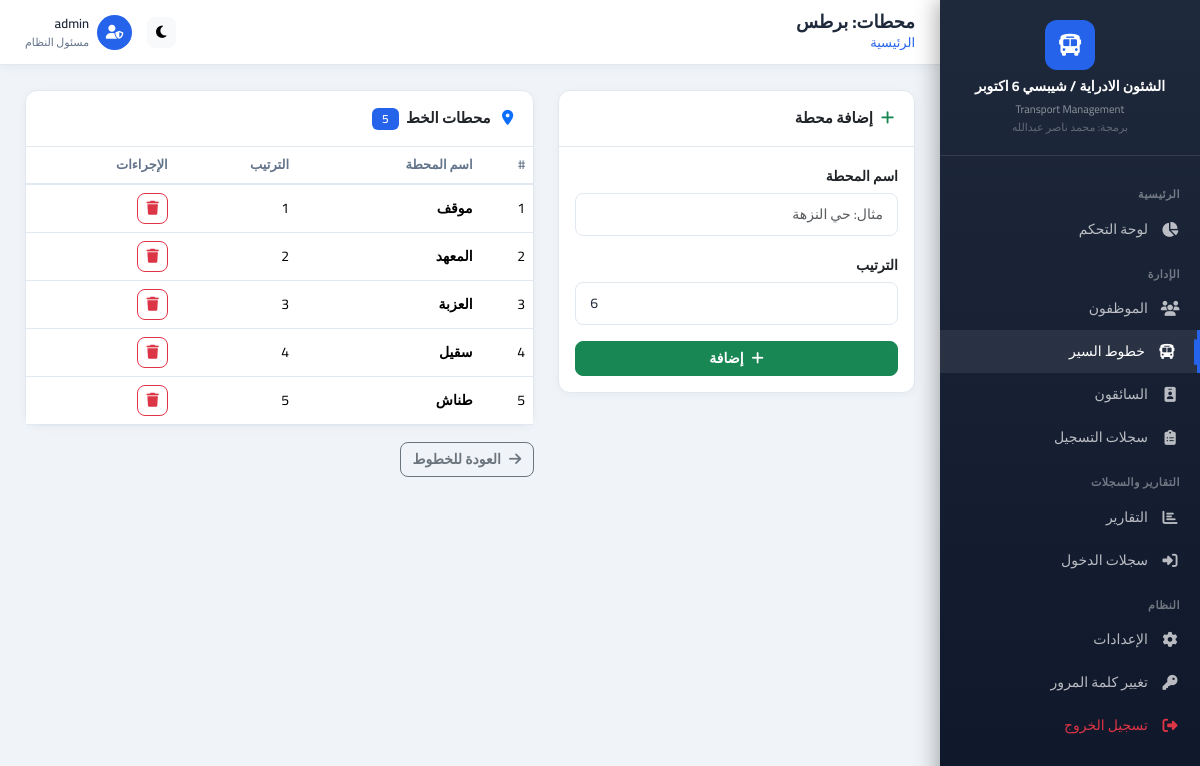
The page /admin/buses/2/stations (signed in) on the database its author committed.
### app/models/__init__.py (models this page shows, shortened)
class Settings(db.Model):
    __tablename__ = 'settings'
    id = db.Column(db.Integer, primary_key=True)
    key = db.Column(db.String(100), unique=True, nullable=False)
    value = db.Column(db.Text)
    updated_at = db.Column(db.DateTime, default=datetime.now, onupdate=datetime.now)
    @classmethod
    def get(cls, key, default=None):
        setting = cls.query.filter_by(key=key).first()
        return setting.value if setting else default

class Bus(db.Model):
    __tablename__ = 'buses'
    id = db.Column(db.Integer, primary_key=True)
    name = db.Column(db.String(100), nullable=False)
    total_seats = db.Column(db.Integer, default=50)
    is_active = db.Column(db.Boolean, default=True)
    is_available = db.Column(db.Boolean, default=True)
    driver_id = db.Column(db.Integer, db.ForeignKey('drivers.id'), nullable=True)
    backup_driver_id = db.Column(db.Integer, db.ForeignKey('drivers.id'), nullable=True)
    backup_bus_id = db.Column(db.Integer, db.ForeignKey('buses.id'), nullable=True)
    created_at = db.Column(db.DateTime, default=datetime.now)
    stations = db.relationship('Station', backref='bus', lazy='dynamic', cascade='all, delete-orphan')
    registrations = db.relationship('Registration', backref='bus', lazy='dynamic')
    backup_bus = db.relationship('Bus', remote_side='Bus.id', backref='primary_buses', foreign_keys=[backup_bus_id])

class Admin(UserMixin, db.Model):
    __tablename__ = 'admins'
    id = db.Column(db.Integer, primary_key=True)
    username = db.Column(db.String(80), unique=True, nullable=False)
    password_hash = db.Column(db.String(256), nullable=False)
    created_at = db.Column(db.DateTime, default=datetime.now)

class Station(db.Model):
    __tablename__ = 'stations'
    id = db.Column(db.Integer, primary_key=True)
    name = db.Column(db.String(100), nullable=False)
    bus_id = db.Column(db.Integer, db.ForeignKey('buses.id'), nullable=False)
    order = db.Column(db.Integer, default=0)
    created_at = db.Column(db.DateTime, default=datetime.now)
    registrations = db.relationship('Registration', backref='station', lazy='dynamic')

### app/routes/admin.py (the view)
@admin_bp.route('/buses/<int:bus_id>/stations')
@login_required
def stations(bus_id):
    bus = Bus.query.get_or_404(bus_id)
    stations = Station.query.filter_by(bus_id=bus_id).order_by(Station.order).all()
    return render_template('admin/stations/index.html', bus=bus, stations=stations)

### app/models/__init__.py (called while the page is built)
@login_manager.user_loader
def load_user(user_id):
    return Admin.query.get(int(user_id))

### app/templates/admin/stations/index.html (shortened to what this page needs)
{% extends 'admin/base.html' %}
{% block page_title %}محطات: {{ bus.name }}{% endblock %}
{% block content %}
<div class="row g-4">
    <div class="col-md-5">
        <div class="card">
            <div class="card-header"><i class="fas fa-plus text-success me-2"></i>إضافة محطة</div>
            <div class="card-body">
                <form method="POST" action="{{ url_for('admin.add_station', bus_id=bus.id) }}">
                    <div class="mb-3">
                        <label class="form-label">اسم المحطة</label>
                        <input type="text" name="name" class="form-control" placeholder="مثال: حي النزهة" required>
                    </div>
                    <div class="mb-3">
                        <label class="form-label">الترتيب</label>
                        <input type="number" name="order" class="form-control" value="{{ stations|length + 1 }}" min="1">
                    </div>
                    <button type="submit" class="btn btn-success w-100">
                        <i class="fas fa-plus me-2"></i>إضافة
                    </button>
                </form>
            </div>
        </div>
    </div>
    <div class="col-md-7">
        <div class="card">
            <div class="card-header">
                <i class="fas fa-map-marker-alt text-primary me-2"></i>
                محطات الخط
                <span class="badge bg-primary ms-1">{{ stations|length }}</span>
            </div>
            <div class="table-responsive">
                <table class="table mb-0">
                    <thead>
                        <tr><th>#</th><th>اسم المحطة</th><th>الترتيب</th><th>الإجراءات</th></tr>
                    </thead>
                    <tbody>
                        {% for s in stations %}
                        <tr>
                            <td>{{ loop.index }}</td>
                            <td><strong>{{ s.name }}</strong></td>
                            <td>{{ s.order }}</td>
                            <td>
                                <form method="POST" action="{{ url_for('admin.delete_station', id=s.id) }}"
                                      id="del-st-{{ s.id }}">
                                    <button type="button" class="btn btn-sm btn-outline-danger"
                                            onclick="confirmDelete('del-st-{{ s.id }}', '{{ s.name }}')">
                                        <i class="fas fa-trash"></i>
                                    </button>
                                </form>
                            </td>
                        </tr>
                        {% else %}
                        <tr><td colspan="4" class="text-center text-muted py-3">لا توجد محطات</td></tr>
                        {% endfor %}
                    </tbody>
                </table>
            </div>
        </div>
        <div class="mt-3">
            <a href="{{ url_for('admin.buses') }}" class="btn btn-outline-secondary">
                <i class="fas fa-arrow-right me-2"></i>العودة للخطوط
            </a>
        </div>
    </div>
</div>
{% endblock %}

### app/templates/admin/base.html (shortened to what this page needs)
<!DOCTYPE html>
<html lang="ar" dir="rtl">
<head>
    <link rel="stylesheet" href="https://cdn.jsdelivr.net/npm/bootstrap@5.3.2/dist/css/bootstrap.rtl.min.css">
    <link rel="stylesheet" href="https://cdnjs.cloudflare.com/ajax/libs/font-awesome/6.5.0/css/all.min.css">
    <link rel="stylesheet" href="https://cdnjs.cloudflare.com/ajax/libs/animate.css/4.1.1/animate.min.css">
    <link rel="stylesheet" href="https://cdn.datatables.net/1.13.7/css/dataTables.bootstrap5.min.css">
    <link rel="stylesheet" href="{{ url_for('static', filename='css/main.css') }}">
</head>
<body {% if theme == 'dark' %}data-theme="dark"{% endif %}>
<nav class="sidebar" id="sidebar">
    <div class="sidebar-brand">
        {% if logo %}
        <img src="{{ url_for('static', filename='images/uploads/' + logo) }}" alt="Logo">
        {% else %}
        <div style="width:50px;height:50px;background:var(--primary);border-radius:12px;display:flex;align-items:center;justify-content:center;margin:0 auto;">
            <i class="fas fa-bus" style="color:white;font-size:22px;"></i>
        </div>
        {% endif %}
        <h6>{{ company_name or 'نظام النقل' }}</h6>
        <small>Transport Management</small>
        <small style="display:block; opacity:0.6;">برمجة: محمد ناصر عبدالله</small>
    </div>
    <div class="sidebar-nav">
        <div class="nav-section-title">الرئيسية</div>
        <a href="{{ url_for('admin.dashboard') }}" class="nav-link {% if request.endpoint == 'admin.dashboard' %}active{% endif %}">
            <i class="fas fa-chart-pie"></i> لوحة التحكم
        </a>
        <div class="nav-section-title">الإدارة</div>
        <a href="{{ url_for('admin.employees') }}" class="nav-link {% if 'employee' in request.endpoint %}active{% endif %}">
            <i class="fas fa-users"></i> الموظفون
        </a>
        <a href="{{ url_for('admin.buses') }}" class="nav-link {% if 'bus' in request.endpoint or 'station' in request.endpoint %}active{% endif %}">
            <i class="fas fa-bus"></i> خطوط السير
        </a>
        <a href="{{ url_for('admin.drivers') }}" class="nav-link {% if 'driver' in request.endpoint %}active{% endif %}">
            <i class="fas fa-id-badge"></i> السائقون
        </a>
        <a href="{{ url_for('admin.registrations') }}" class="nav-link {% if 'registration' in request.endpoint %}active{% endif %}">
            <i class="fas fa-clipboard-list"></i> سجلات التسجيل
        </a>
        <div class="nav-section-title">التقارير والسجلات</div>
        <a href="{{ url_for('admin.reports') }}" class="nav-link {% if request.endpoint == 'admin.reports' %}active{% endif %}">
            <i class="fas fa-chart-bar"></i> التقارير
        </a>
        <a href="{{ url_for('admin.login_logs') }}" class="nav-link {% if request.endpoint == 'admin.login_logs' %}active{% endif %}">
            <i class="fas fa-sign-in-alt"></i> سجلات الدخول
        </a>
        <div class="nav-section-title">النظام</div>
        <a href="{{ url_for('admin.settings') }}" class="nav-link {% if request.endpoint == 'admin.settings' %}active{% endif %}">
            <i class="fas fa-cog"></i> الإعدادات
        </a>
        <a href="{{ url_for('admin.change_password') }}" class="nav-link {% if request.endpoint == 'admin.change_password' %}active{% endif %}">
            <i class="fas fa-key"></i> تغيير كلمة المرور
        </a>
        <a href="{{ url_for('auth.logout') }}" class="nav-link text-danger">
            <i class="fas fa-sign-out-alt"></i> تسجيل الخروج
        </a>
    </div>
</nav>
<div class="main-wrapper">
    <div class="topnav">
        <div>
            <h5 class="page-title">{% block page_title %}لوحة التحكم{% endblock %}</h5>
            <div class="page-breadcrumb">
                <a href="{{ url_for('admin.dashboard') }}">الرئيسية</a>
            </div>
        </div>
        <div class="ms-auto">
            <button class="btn btn-sm btn-light" onclick="toggleTheme()" title="تغيير الثيم">
                <i class="fas fa-moon" id="theme-icon"></i>
            </button>
            <div class="d-flex align-items-center gap-2">
                <div style="width:35px;height:35px;background:var(--primary);border-radius:50%;display:flex;align-items:center;justify-content:center;">
                    <i class="fas fa-user-shield" style="color:white;font-size:14px;"></i>
                </div>
                <div class="d-none d-md-block">
                    <div style="font-size:13px;font-weight:600;">{{ current_user.username }}</div>
                    <div style="font-size:11px;color:var(--text-muted);">مسئول النظام</div>
                </div>
            </div>
        </div>
    </div>
    <div class="content-area">
        {% block content %}{% endblock %}
    </div>
</div>
</body>
</html>

### app/static/css/main.css (style rules this page uses)
.card, .btn, .nav-link, .form-control, .form-select { transition: all 0.2s ease; }
.table tbody tr { transition: background 0.15s; }
.badge.bg-primary { background: #2563eb !important; }
.sidebar-nav .nav-link.active::before { content: ''; position: absolute; right: 0; top: 50%; transform: translateY(-50%); width: 3px; height: 60%; background: #2563eb; border-radius: 2px; }
.sidebar-nav .nav-link { position: relative; }

### app/templates/admin/base.html (style rules this page uses)
:root { --primary: #2563eb; --primary-dark: #1d4ed8; --secondary: #64748b; --success: #16a34a; --danger: #dc2626; --warning: #d97706; --info: #0891b2; --sidebar-width: 260px; --navbar-height: 65px; --bg: #f0f4f8; --card-bg: #ffffff; --text: #1e293b; --text-muted: #64748b; --border: #e2e8f0; }
* { font-family: 'Cairo', sans-serif; box-sizing: border-box; }
body { background: var(--bg); color: var(--text); min-height: 100vh; transition: background 0.3s, color 0.3s; }
.sidebar { width: var(--sidebar-width); height: 100vh; background: linear-gradient(180deg, #1e293b 0%, #0f172a 100%); position: fixed; top: 0; right: 0; z-index: 1000; overflow-y: auto; transition: transform 0.3s ease; box-shadow: -4px 0 20px rgba(0,0,0,0.3); }
.sidebar-brand { padding: 20px; border-bottom: 1px solid rgba(255,255,255,0.1); text-align: center; }
.sidebar-brand h6 { color: #fff; font-weight: 700; margin: 8px 0 0; font-size: 14px; }
.sidebar-brand small { color: rgba(255,255,255,0.5); font-size: 11px; }
.sidebar-nav { padding: 15px 0; }
.nav-section-title { color: rgba(255,255,255,0.4); font-size: 11px; font-weight: 600; text-transform: uppercase; letter-spacing: 0.5px; padding: 15px 20px 5px; }
.sidebar-nav .nav-link { color: rgba(255,255,255,0.7); padding: 11px 20px; display: flex; align-items: center; gap: 12px; transition: all 0.2s; border-radius: 0; font-size: 14px; font-weight: 500; }
.sidebar-nav .nav-link:hover, .sidebar-nav .nav-link.active { color: #fff; background: rgba(255,255,255,0.08); border-right: 3px solid var(--primary); }
.sidebar-nav .nav-link i { width: 20px; text-align: center; font-size: 15px; }
.main-wrapper { margin-right: var(--sidebar-width); min-height: 100vh; display: flex; flex-direction: column; }
.topnav { height: var(--navbar-height); background: var(--card-bg); border-bottom: 1px solid var(--border); display: flex; align-items: center; padding: 0 25px; gap: 15px; position: sticky; top: 0; z-index: 999; box-shadow: 0 2px 10px rgba(0,0,0,0.05); }
.topnav .page-title { font-weight: 700; font-size: 18px; color: var(--text); margin: 0; }
.topnav .ms-auto { display: flex; align-items: center; gap: 15px; }
.content-area { flex: 1; padding: 25px; }
.card { background: var(--card-bg); border: 1px solid var(--border); border-radius: 12px; box-shadow: 0 2px 8px rgba(0,0,0,0.04); }
.card-header { background: transparent; border-bottom: 1px solid var(--border); padding: 16px 20px; font-weight: 700; font-size: 15px; }
.table { color: var(--text); }
.table th { font-weight: 600; font-size: 13px; color: var(--text-muted); border-bottom: 2px solid var(--border); }
.table td { font-size: 14px; vertical-align: middle; border-color: var(--border); }
.btn { font-weight: 600; border-radius: 8px; font-size: 14px; }
.form-control, .form-select { border-radius: 8px; border: 1.5px solid var(--border); padding: 10px 14px; font-size: 14px; color: var(--text); background: var(--card-bg); transition: border-color 0.2s, box-shadow 0.2s; }
.form-label { font-weight: 600; font-size: 14px; margin-bottom: 6px; }
.badge { font-size: 12px; padding: 5px 10px; border-radius: 6px; font-weight: 600; }
.page-breadcrumb { font-size: 13px; color: var(--text-muted); }
.page-breadcrumb a { color: var(--primary); text-decoration: none; }

### rows shown on the page
Settings: value "الشئون الادراية / شيبسي 6 اكتوبر"
Bus: name "برطس"
Admin: username "admin"
Station: name "موقف", order "1"
Station: name "المعهد", order "2"
Station: name "العزبة", order "3"
Station: name "سقيل", order "4"
Station: name "طناش", order "5"

### other values the page prints
{{ stations|length }} "5"
